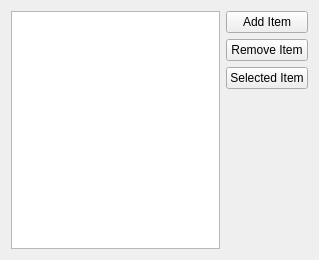
<?xml version="1.0" encoding="UTF-8"?>
<ui version="4.0">
 <class>Widget</class>
 <widget class="QWidget" name="Widget">
  <property name="geometry">
   <rect>
    <x>0</x>
    <y>0</y>
    <width>319</width>
    <height>260</height>
   </rect>
  </property>
  <property name="windowTitle">
   <string>Widget</string>
  </property>
  <layout class="QHBoxLayout" name="horizontalLayout">
   <item>
    <widget class="QListWidget" name="listWidget"/>
   </item>
   <item>
    <layout class="QVBoxLayout" name="verticalLayout">
     <item>
      <widget class="QPushButton" name="addItemButton">
       <property name="text">
        <string>Add Item</string>
       </property>
      </widget>
     </item>
     <item>
      <widget class="QPushButton" name="removeItemButton">
       <property name="text">
        <string>Remove Item</string>
       </property>
      </widget>
     </item>
     <item>
      <widget class="QPushButton" name="selectedItemButton">
       <property name="text">
        <string>Selected Item</string>
       </property>
      </widget>
     </item>
     <item>
      <spacer name="verticalSpacer">
       <property name="orientation">
        <enum>Qt::Vertical</enum>
       </property>
       <property name="sizeHint" stdset="0">
        <size>
         <width>20</width>
         <height>40</height>
        </size>
       </property>
      </spacer>
     </item>
    </layout>
   </item>
  </layout>
 </widget>
 <resources/>
 <connections/>
</ui>
